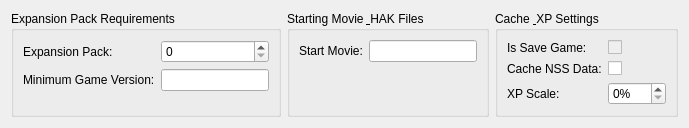
      <widget class="QWidget" name="tabAdvanced">
       <attribute name="title">
        <string>Advanced</string>
       </attribute>
       <layout class="QHBoxLayout" name="horizontalLayout_4">
        <item>
         <widget class="QGroupBox" name="groupBoxExpansion">
          <property name="title">
           <string>Expansion Pack Requirements</string>
          </property>
          <layout class="QFormLayout" name="formLayoutExpansion">
           <item row="0" column="0">
            <widget class="QLabel" name="labelExpansionPack">
             <property name="text">
              <string>Expansion Pack:</string>
             </property>
             <property name="toolTip">
              <string>Required expansion bitfield. 0x01 = Expansion Pack 1, 0x02 = Expansion Pack 2, etc.</string>
             </property>
            </widget>
           </item>
           <item row="0" column="1">
            <widget class="QSpinBox" name="expansionPackSpin">
             <property name="toolTip">
              <string>Expansion Pack (GFF: Mod_Expansion_Pack). WORD. Bitfield: 0x01=Pack1, 0x02=Pack2. 0=no expansion required. Modders: 0 for standard modules.</string>
             </property>
             <property name="minimum">
              <number>0</number>
             </property>
             <property name="maximum">
              <number>65535</number>
             </property>
            </widget>
           </item>
           <item row="1" column="0">
            <widget class="QLabel" name="labelMinGameVer">
             <property name="text">
              <string>Minimum Game Version:</string>
             </property>
             <property name="toolTip">
              <string>Minimum executable version required (e.g., "1.0", "1.03", "2.0"). Prevents loading in older game versions.</string>
             </property>
            </widget>
           </item>
           <item row="1" column="1">
            <widget class="QLineEdit" name="minGameVerEdit">
             <property name="toolTip">
              <string>Minimum executable version required (e.g., "1.0", "1.03", "2.0"). Prevents loading in older game versions.</string>
             </property>
            </widget>
           </item>
          </layout>
         </widget>
        </item>
        <item>
         <widget class="QGroupBox" name="groupBoxStartMovie">
          <property name="title">
           <string>Starting Movie &amp; HAK Files</string>
          </property>
          <layout class="QFormLayout" name="formLayoutStartMovie">
           <item row="0" column="0">
            <widget class="QLabel" name="labelStartMovie">
             <property name="text">
              <string>Start Movie:</string>
             </property>
             <property name="toolTip">
              <string>BIK movie file played before module loads. Used for intro cinematics and loading screens.</string>
             </property>
            </widget>
           </item>
           <item row="0" column="1">
            <widget class="QLineEdit" name="startMovieEdit">
             <property name="maxLength">
              <number>16</number>
             </property>
             <property name="toolTip">
              <string>BIK movie file played before module loads. Used for intro cinematics and loading screens.</string>
             </property>
            </widget>
           </item>
          </layout>
         </widget>
        </item>
        <item>
         <widget class="QGroupBox" name="groupBoxCacheXP">
          <property name="title">
           <string>Cache &amp; XP Settings</string>
          </property>
          <layout class="QFormLayout" name="formLayoutCacheXP">
           <item row="0" column="0">
            <widget class="QLabel" name="labelIsSaveGame">
             <property name="text">
              <string>Is Save Game:</string>
             </property>
             <property name="toolTip">
              <string>Internal flag indicating module is from save file (always 0 in files, set at runtime)</string>
             </property>
            </widget>
           </item>
           <item row="0" column="1">
            <widget class="QCheckBox" name="isSaveGameCheck">
             <property name="enabled">
              <bool>false</bool>
             </property>
             <property name="toolTip">
              <string>Internal flag indicating module is from save file (always 0 in files, set at runtime). Read-only.</string>
             </property>
            </widget>
           </item>
           <item row="1" column="0">
            <widget class="QLabel" name="labelCacheNSSData">
             <property name="text">
              <string>Cache NSS Data:</string>
             </property>
             <property name="toolTip">
              <string>Cache compiled scripts for performance optimization</string>
             </property>
            </widget>
           </item>
           <item row="1" column="1">
            <widget class="QCheckBox" name="cacheNSSDataCheck">
             <property name="toolTip">
              <string>Cache compiled scripts for performance optimization</string>
             </property>
            </widget>
           </item>
           <item row="2" column="0">
            <widget class="QLabel" name="labelXPScale">
             <property name="text">
              <string>XP Scale:</string>
             </property>
             <property name="toolTip">
              <string>Experience point multiplier (0-200%). 100 = normal XP, 200 = double XP, 50 = half XP</string>
             </property>
            </widget>
           </item>
           <item row="2" column="1">
            <widget class="QSpinBox" name="xpScaleSpin">
             <property name="toolTip">
              <string>XP Scale (GFF: Mod_XP_Scale). INT32 0–200. Experience multiplier: 100=normal, 200=double XP, 50=half. Modders: adjust difficulty or reward pacing.</string>
             </property>
             <property name="minimum">
              <number>0</number>
             </property>
             <property name="maximum">
              <number>200</number>
             </property>
             <property name="suffix">
              <string>%</string>
             </property>
            </widget>
           </item>
          </layout>
         </widget>
        </item>
       </layout>
      </widget>
